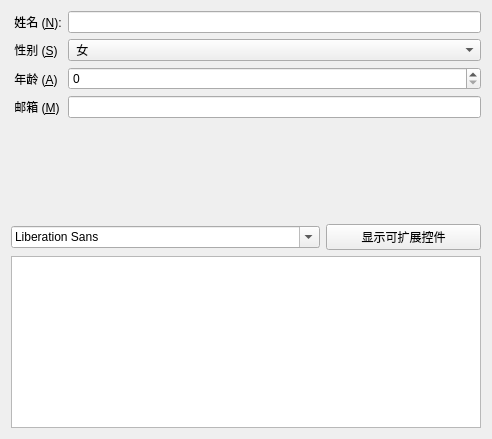
<?xml version="1.0" encoding="UTF-8"?>
<ui version="4.0">
 <class>YjmLayout</class>
 <widget class="QWidget" name="YjmLayout">
  <property name="geometry">
   <rect>
    <x>0</x>
    <y>0</y>
    <width>492</width>
    <height>439</height>
   </rect>
  </property>
  <property name="windowTitle">
   <string>Form</string>
  </property>
  <layout class="QVBoxLayout" name="verticalLayout">
   <item>
    <layout class="QFormLayout" name="formLayout">
     <item row="0" column="0">
      <widget class="QLabel" name="nLabel">
       <property name="text">
        <string> 姓名 (&amp;N):</string>
       </property>
       <property name="buddy">
        <cstring>nLineEdit</cstring>
       </property>
      </widget>
     </item>
     <item row="0" column="1">
      <widget class="QLineEdit" name="nLineEdit"/>
     </item>
     <item row="1" column="0">
      <widget class="QLabel" name="sLabel">
       <property name="text">
        <string> 性别 (&amp;S)</string>
       </property>
       <property name="buddy">
        <cstring>sComboBox</cstring>
       </property>
      </widget>
     </item>
     <item row="1" column="1">
      <widget class="QComboBox" name="sComboBox">
       <item>
        <property name="text">
         <string> 女 </string>
        </property>
       </item>
       <item>
        <property name="text">
         <string> 男 </string>
        </property>
       </item>
      </widget>
     </item>
     <item row="2" column="0">
      <widget class="QLabel" name="aLabel">
       <property name="text">
        <string> 年龄 (&amp;A)</string>
       </property>
       <property name="buddy">
        <cstring>aSpinBox</cstring>
       </property>
      </widget>
     </item>
     <item row="2" column="1">
      <widget class="QSpinBox" name="aSpinBox"/>
     </item>
     <item row="3" column="0">
      <widget class="QLabel" name="mLabel">
       <property name="text">
        <string> 邮箱 (&amp;M)</string>
       </property>
       <property name="buddy">
        <cstring>mLineEdit</cstring>
       </property>
      </widget>
     </item>
     <item row="3" column="1">
      <widget class="QLineEdit" name="mLineEdit"/>
     </item>
    </layout>
   </item>
   <item>
    <spacer name="verticalSpacer">
     <property name="orientation">
      <enum>Qt::Vertical</enum>
     </property>
     <property name="sizeType">
      <enum>QSizePolicy::Fixed</enum>
     </property>
     <property name="sizeHint" stdset="0">
      <size>
       <width>20</width>
       <height>100</height>
      </size>
     </property>
    </spacer>
   </item>
   <item>
    <layout class="QHBoxLayout" name="horizontalLayout" stretch="2,1">
     <item>
      <widget class="QFontComboBox" name="fontComboBox">
       <property name="sizePolicy">
        <sizepolicy hsizetype="Preferred" vsizetype="Fixed">
         <horstretch>0</horstretch>
         <verstretch>0</verstretch>
        </sizepolicy>
       </property>
      </widget>
     </item>
     <item>
      <widget class="QPushButton" name="pushButtonHideText">
       <property name="sizePolicy">
        <sizepolicy hsizetype="Minimum" vsizetype="Fixed">
         <horstretch>0</horstretch>
         <verstretch>0</verstretch>
        </sizepolicy>
       </property>
       <property name="text">
        <string> 显示可扩展控件 </string>
       </property>
      </widget>
     </item>
    </layout>
   </item>
   <item>
    <widget class="QTextEdit" name="textEdit"/>
   </item>
  </layout>
 </widget>
 <resources/>
 <connections/>
</ui>
